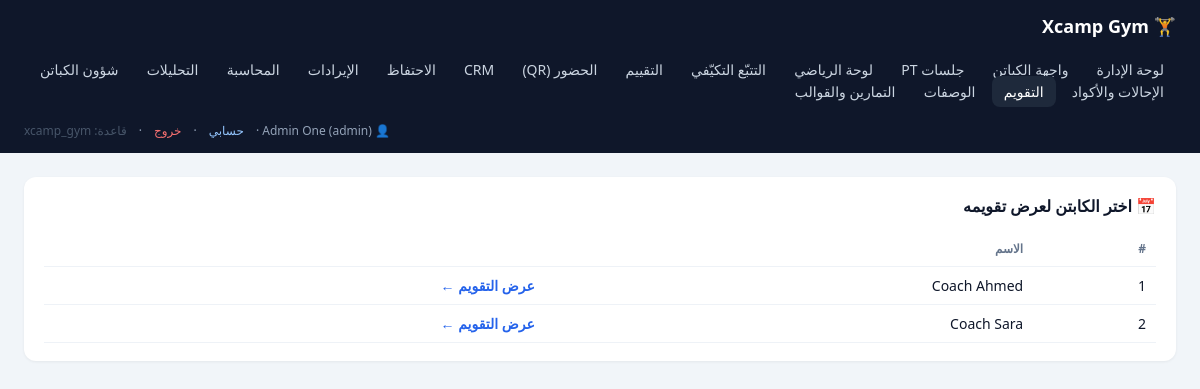
Screenshot of /dashboard/calendar.php (signed in) with the database file from the repository.
### tables this page shows
CREATE TABLE coaches (
  coach_id BIGINT UNSIGNED AUTO_INCREMENT PRIMARY KEY,
  user_id BIGINT UNSIGNED NULL UNIQUE,
  full_name VARCHAR(150) NOT NULL,
  phone VARCHAR(30),
  specialty VARCHAR(150),
  active TINYINT(1) NOT NULL DEFAULT 1,
  created_at TIMESTAMP NOT NULL DEFAULT CURRENT_TIMESTAMP,
  updated_at TIMESTAMP NOT NULL DEFAULT CURRENT_TIMESTAMP ON UPDATE CURRENT_TIMESTAMP,
  CONSTRAINT fk_coaches_user FOREIGN KEY (user_id) REFERENCES users(user_id)
    ON DELETE SET NULL ON UPDATE CASCADE
);

### dashboard/calendar.php (the view, shortened to what this page needs)
<?php
require __DIR__ . '/db.php';
$me = require_login();
try { $pdo = db(); } catch (Throwable $e) { $error = $e->getMessage(); }
$isCoach = ($me['role'] === 'coach');
$coachId = $isCoach ? (int)($me['coach_id'] ?? 0) : (int)($_GET['coach'] ?? 0);
if (!$coachId) {
    $coaches = $pdo->query("SELECT coach_id, full_name FROM coaches WHERE active = 1 ORDER BY coach_id")->fetchAll();
    echo '<section><h2>📅 اختر الكابتن لعرض تقويمه</h2><table><tr><th>#</th><th>الاسم</th><th></th></tr>';
    foreach ($coaches as $c) {
        echo '<tr><td>' . h($c['coach_id']) . '</td><td>' . h($c['full_name']) . '</td>' .
             '<td><a class="link" href="calendar.php?coach=' . (int)$c['coach_id'] . '">عرض التقويم ←</a></td></tr>';
    }
    echo '</table></section>';
    page_foot(); exit;
}
?>

### dashboard/db.php (style rules this page uses)
* { box-sizing: border-box; }
html, body { overflow-x: hidden; }
body { margin:0; font-family: system-ui, "Segoe UI", Tahoma, sans-serif; background:#f1f5f9; color:#0f172a; max-width:100%; }
section { background:#fff; border-radius:12px; padding:18px 20px; margin-bottom:22px; box-shadow:0 1px 3px rgba(0,0,0,.06); }
section h2 { margin:0 0 14px; font-size:16px; }
table { width:100%; border-collapse:collapse; font-size:14px; }
th, td { text-align:right; padding:9px 10px; border-bottom:1px solid #eef2f7; vertical-align:top; }
th { color:#64748b; font-weight:600; font-size:12px; }
a.link { color:#2563eb; text-decoration:none; font-weight:600; }

### rows the page displays
coaches: coach_id "1", full_name "Coach Ahmed"
coaches: coach_id "2", full_name "Coach Sara"

### other values shown
$u['name'] "Admin One"
$u['role'] "admin"
$db "xcamp_gym"
